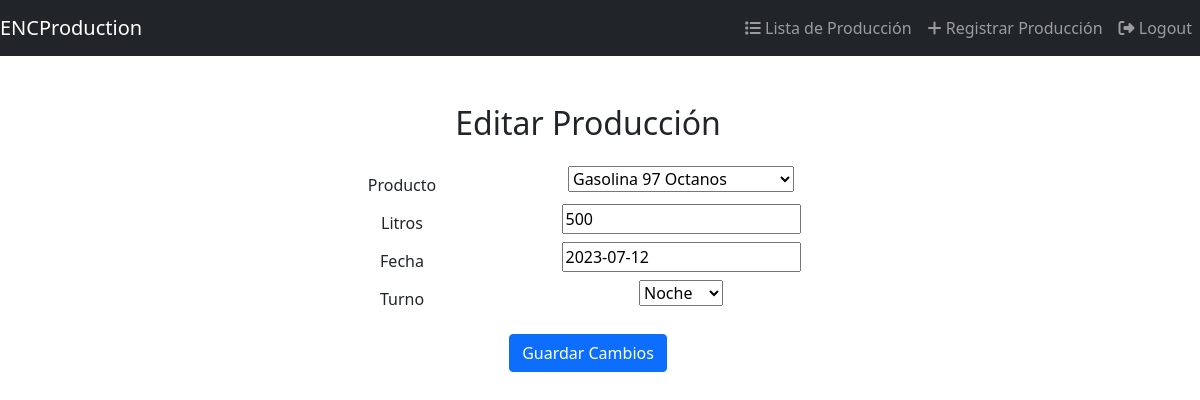
/produccion/editar/2/ (signed in), run on the app's committed database.
### produccion/models.py (models this page shows, shortened)
class RegistroProduccion(models.Model):
    TURNOS = (
        ('AM', 'Mañana'),
        ('PM', 'Tarde'),
        ('MM', 'Noche'),
    )
    producto = models.ForeignKey(Producto, on_delete=models.CASCADE)
    litros = models.PositiveIntegerField()
    fecha = models.DateField()
    turno = models.CharField(max_length=2, choices=TURNOS)
    hora_registro = models.TimeField(auto_now_add=True)
    operador = models.ForeignKey(User, on_delete=models.CASCADE)
    modificado_por = models.ForeignKey(User, on_delete=models.SET_NULL, null=True, blank=True, related_name='modificado_por')
    modificado_en = models.DateTimeField(null=True, blank=True)
    eliminado = models.BooleanField(default=False)

### produccion/views.py (the view)
# urls.py: path('editar/<int:pk>/', views.editar_produccion, name='editar_produccion'),
@login_required
def editar_produccion(request, pk):
    registro = get_object_or_404(RegistroProduccion, pk=pk, operador=request.user)
    if request.method == 'POST':
        form = RegistroProduccionForm(request.POST, instance=registro)
        if form.is_valid():
            registro = form.save(commit=False)
            registro.modificado_por = request.user
            registro.modificado_en = timezone.now()
            registro.save()
            return redirect('produccion:lista_produccion')
    else:
        form = RegistroProduccionForm(instance=registro)
    return render(request, 'produccion/editar_produccion.html', {'form': form})

### produccion/forms.py
class RegistroProduccionForm(forms.ModelForm):
    class Meta:
        model = RegistroProduccion
        fields = ['producto', 'litros', 'fecha', 'turno']

### produccion/models.py (called while the page is built)
    def __str__(self):
        return self.nombre

### produccion/templates/produccion/editar_produccion.html (shortened to what this page needs)
{% extends 'base.html' %}
{% block content %}
<div class="container mt-5">
    <div class="row justify-content-center">
        <div class="col-md-8">
            <h2 class="text-center mb-4">Editar Producción</h2>
            <form method="post" class="text-center">
                {% for field in form %}
                    <div class="form-group row justify-content-center">
                        <label for="{{ field.id_for_label }}" class="col-sm-3 col-form-label text-right">{{ field.label }}</label>
                        <div class="col-sm-6">
                            {{ field }}
                        </div>
                    </div>
                {% endfor %}
                <button type="submit" class="btn btn-primary mt-3">Guardar Cambios</button>
            </form>
        </div>
    </div>
</div>
{% endblock %}

### data on the page
RegistroProduccion: form "Gasolina 97 Octanos" "500" "2023-07-12" "Noche"

### other printed values
{{ field.label }} "Producto" "Litros" "Fecha" "Turno"
